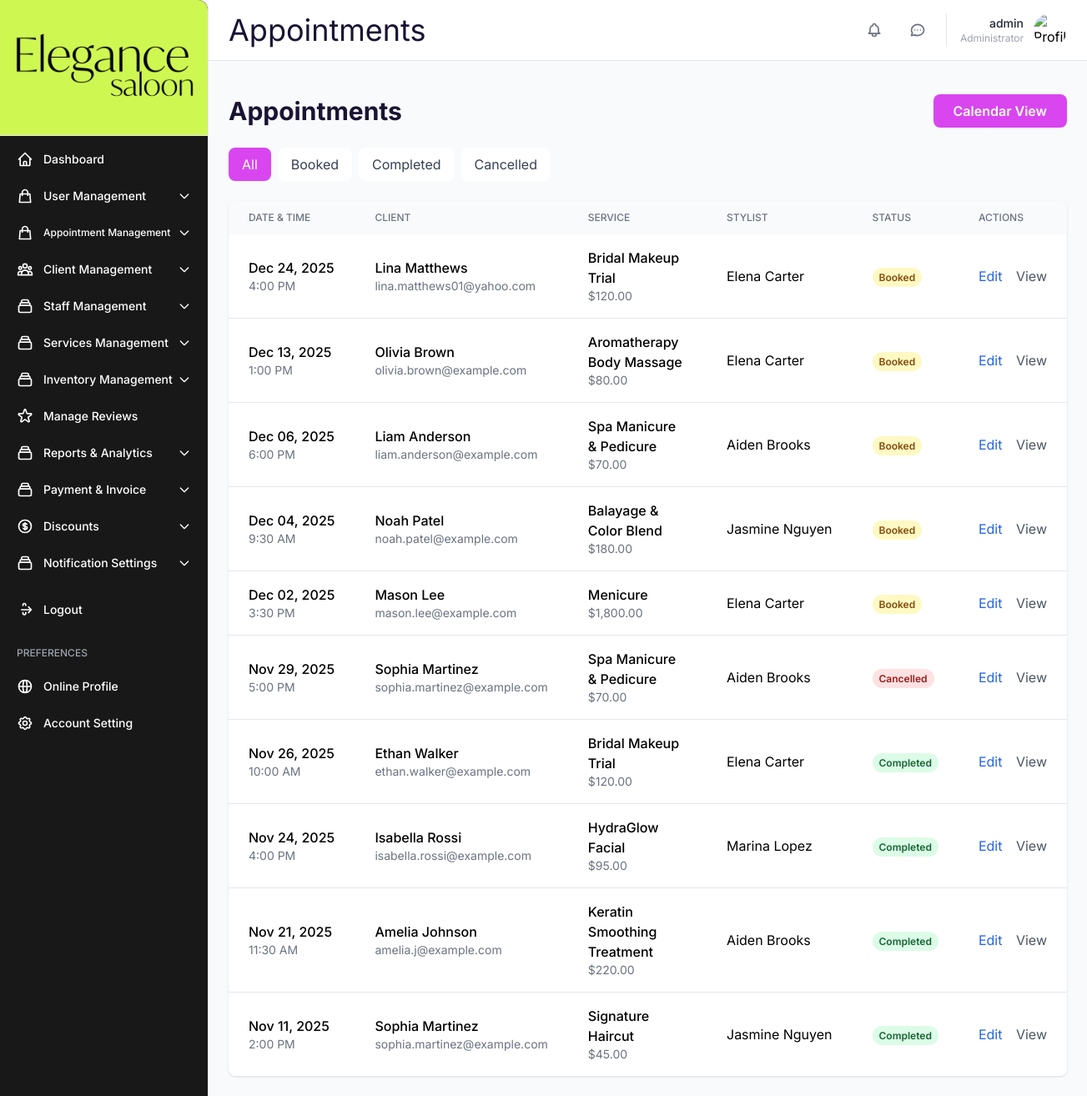
Screenshot of /Admin/Appointments/list_appointments.php (signed in) with the database file from the repository.
### tables this page shows
CREATE TABLE `appointments` (
  `appointment_id` int(11) NOT NULL,
  `client_id` int(11) DEFAULT NULL,
  `service_id` int(11) DEFAULT NULL,
  `stylist_id` int(11) DEFAULT NULL,
  `appointment_date` date DEFAULT NULL,
  `appointment_time` time DEFAULT NULL,
  `status` enum('booked','completed','cancelled') DEFAULT 'booked',
  `remarks` text DEFAULT NULL
);

CREATE TABLE `clients` (
  `client_id` int(11) NOT NULL,
  `name` varchar(100) DEFAULT NULL,
  `phone` varchar(20) DEFAULT NULL,
  `email` varchar(150) DEFAULT NULL,
  `address` text DEFAULT NULL,
  `preferences` text DEFAULT NULL,
  `created_at` timestamp NOT NULL DEFAULT current_timestamp()
);

CREATE TABLE `services` (
  `service_id` int(11) NOT NULL,
  `service_name` varchar(100) DEFAULT NULL,
  `description` text DEFAULT NULL,
  `duration` int(11) DEFAULT NULL,
  `price` decimal(10,2) DEFAULT NULL
);

CREATE TABLE `staff` (
  `staff_id` int(11) NOT NULL,
  `user_id` int(11) DEFAULT NULL,
  `name` varchar(100) DEFAULT NULL,
  `phone` varchar(20) DEFAULT NULL,
  `email` varchar(150) DEFAULT NULL,
  `role` varchar(50) DEFAULT NULL,
  `commission_rate` decimal(5,2) DEFAULT NULL
);

### Admin/Appointments/list_appointments.php (the view, shortened to what this page needs)
<?php
include '../../Database/connect_to_db.php';
$status_filter = isset($_GET['status']) ? mysqli_real_escape_string($conn, $_GET['status']) : 'all';
$appointments_query = "
    SELECT a.*, c.name as client_name, c.email as client_email, c.phone as client_phone,
           s.service_name, s.price, st.name as stylist_name
    FROM appointments a
    JOIN clients c ON a.client_id = c.client_id
    JOIN services s ON a.service_id = s.service_id
    LEFT JOIN staff st ON a.stylist_id = st.staff_id
    " . ($status_filter != 'all' ? "WHERE a.status = '$status_filter'" : "") . "
    ORDER BY a.appointment_date DESC, a.appointment_time DESC
";
$appointments_result = mysqli_query($conn, $appointments_query);
?>
<!DOCTYPE html>
<html lang="en">
<head>
    <script src="https://cdn.tailwindcss.com"></script>
</head>
<body class="bg-gray-50">
    <div class="flex min-h-screen">
        <?php include '../../Components/AD_DH_sidebar.php'; ?>
        <main class="main-content flex-1 lg:ml-[250px] w-full">
            <?php include '../../Components/DB_Header.php'; ?>
            <div class="main p-6">
                <div class="flex justify-between items-center mb-6">
                    <h1 class="text-3xl font-bold text-[#1a1333]">Appointments</h1>
                    <a href="calendar.php" class="px-6 py-2 bg-[#d946ef] text-white rounded-lg hover:bg-purple-700 font-semibold">
                        Calendar View
                    </a>
                </div>
                <div class="flex gap-2 mb-6">
                    <a href="?status=all" class="px-4 py-2 <?php echo $status_filter == 'all' ? 'bg-[#d946ef] text-white' : 'bg-white text-gray-700'; ?> rounded-lg">
                        All
                    </a>
                    <a href="?status=booked" class="px-4 py-2 <?php echo $status_filter == 'booked' ? 'bg-[#d946ef] text-white' : 'bg-white text-gray-700'; ?> rounded-lg">
                        Booked
                    </a>
                    <a href="?status=completed" class="px-4 py-2 <?php echo $status_filter == 'completed' ? 'bg-[#d946ef] text-white' : 'bg-white text-gray-700'; ?> rounded-lg">
                        Completed
                    </a>
                    <a href="?status=cancelled" class="px-4 py-2 <?php echo $status_filter == 'cancelled' ? 'bg-[#d946ef] text-white' : 'bg-white text-gray-700'; ?> rounded-lg">
                        Cancelled
                    </a>
                </div>
                <div class="bg-white rounded-lg shadow overflow-hidden">
                    <div class="overflow-x-auto">
                        <table class="w-full">
                            <thead class="bg-gray-50">
                                <tr>
                                    <th class="px-6 py-3 text-left text-xs font-medium text-gray-500 uppercase">Date & Time</th>
                                    <th class="px-6 py-3 text-left text-xs font-medium text-gray-500 uppercase">Client</th>
                                    <th class="px-6 py-3 text-left text-xs font-medium text-gray-500 uppercase">Service</th>
                                    <th class="px-6 py-3 text-left text-xs font-medium text-gray-500 uppercase">Stylist</th>
                                    <th class="px-6 py-3 text-left text-xs font-medium text-gray-500 uppercase">Status</th>
                                    <th class="px-6 py-3 text-left text-xs font-medium text-gray-500 uppercase">Actions</th>
                                </tr>
                            </thead>
                            <tbody class="divide-y divide-gray-200">
                                <?php if(mysqli_num_rows($appointments_result) > 0): ?>
                                    <?php while($apt = mysqli_fetch_assoc($appointments_result)): ?>
                                        <tr class="hover:bg-gray-50">
                                            <td class="px-6 py-4 whitespace-nowrap">
                                                <div class="font-medium"><?php echo date('M d, Y', strtotime($apt['appointment_date'])); ?></div>
                                                <div class="text-sm text-gray-500"><?php echo date('g:i A', strtotime($apt['appointment_time'])); ?></div>
                                            </td>
                                            <td class="px-6 py-4">
                                                <div class="font-medium"><?php echo htmlspecialchars($apt['client_name']); ?></div>
                                                <div class="text-sm text-gray-500"><?php echo htmlspecialchars($apt['client_email']); ?></div>
                                            </td>
                                            <td class="px-6 py-4">
                                                <div class="font-medium"><?php echo htmlspecialchars($apt['service_name']); ?></div>
                                                <div class="text-sm text-gray-500">$<?php echo number_format($apt['price'], 2); ?></div>
                                            </td>
                                            <td class="px-6 py-4 whitespace-nowrap"><?php echo htmlspecialchars($apt['stylist_name'] ?? 'N/A'); ?></td>
                                            <td class="px-6 py-4 whitespace-nowrap">
                                                <span class="px-2 py-1 rounded-full text-xs font-semibold
                                                    <?php
                                                    echo $apt['status'] == 'completed' ? 'bg-green-100 text-green-800' :
                                                        ($apt['status'] == 'cancelled' ? 'bg-red-100 text-red-800' : 'bg-yellow-100 text-yellow-800');
                                                    ?>">
                                                    <?php echo ucfirst($apt['status']); ?>
                                                </span>
                                            </td>
                                            <td class="px-6 py-4 whitespace-nowrap">
                                                <a href="edit_appointment.php?id=<?php echo $apt['appointment_id']; ?>" class="text-blue-600 hover:text-blue-800 mr-3">Edit</a>
                                                <a href="view_appointment.php?id=<?php echo $apt['appointment_id']; ?>" class="text-gray-600 hover:text-gray-800">View</a>
                                            </td>
                                        </tr>
                                    <?php endwhile; ?>
                                <?php else: ?>
                                    <tr>
                                        <td colspan="6" class="px-6 py-4 text-center text-gray-500">No appointments found</td>
                                    </tr>
                                <?php endif; ?>
                            </tbody>
                        </table>
                    </div>
                </div>
            </div>
        </main>
    </div>
</body>
</html>

### Components/AD_DH_sidebar.php (style rules this page uses)
* { font-family: 'Inter', sans-serif; }

### rows the page displays
appointments: appointment_date "Dec 24, 2025", appointment_time "4:00 PM", client.name "Lina Matthews", client.email "lina.matthews01@yahoo.com", service.service_name "Bridal Makeup Trial", service.price "120.00", stylist.name "Elena Carter", status "Booked"
appointments: appointment_date "Dec 13, 2025", appointment_time "1:00 PM", client.name "Olivia Brown", client.email "olivia.brown@example.com", service.service_name "Aromatherapy Body Massage", service.price "80.00", stylist.name "Elena Carter", status "Booked"
appointments: appointment_date "Dec 06, 2025", appointment_time "6:00 PM", client.name "Liam Anderson", client.email "liam.anderson@example.com", service.service_name "Spa Manicure & Pedicure", service.price "70.00", stylist.name "Aiden Brooks", status "Booked"
appointments: appointment_date "Dec 04, 2025", appointment_time "9:30 AM", client.name "Noah Patel", client.email "noah.patel@example.com", service.service_name "Balayage & Color Blend", service.price "180.00", stylist.name "Jasmine Nguyen", status "Booked"
appointments: appointment_date "Dec 02, 2025", appointment_time "3:30 PM", client.name "Mason Lee", client.email "mason.lee@example.com", service.service_name "Menicure", service.price "1,800.00", stylist.name "Elena Carter", status "Booked"
appointments: appointment_date "Nov 29, 2025", appointment_time "5:00 PM", client.name "Sophia Martinez", client.email "sophia.martinez@example.com", service.service_name "Spa Manicure & Pedicure", service.price "70.00", stylist.name "Aiden Brooks", status "Cancelled"
appointments: appointment_date "Nov 26, 2025", appointment_time "10:00 AM", client.name "Ethan Walker", client.email "ethan.walker@example.com", service.service_name "Bridal Makeup Trial", service.price "120.00", stylist.name "Elena Carter", status "Completed"
appointments: appointment_date "Nov 24, 2025", appointment_time "4:00 PM", client.name "Isabella Rossi", client.email "isabella.rossi@example.com", service.service_name "HydraGlow Facial", service.price "95.00", stylist.name "Marina Lopez", status "Completed"
appointments: appointment_date "Nov 21, 2025", appointment_time "11:30 AM", client.name "Amelia Johnson", client.email "amelia.j@example.com", service.service_name "Keratin Smoothing Treatment", service.price "220.00", stylist.name "Aiden Brooks", status "Completed"
appointments: appointment_date "Nov 11, 2025", appointment_time "2:00 PM", client.name "Sophia Martinez", client.email "sophia.martinez@example.com", service.service_name "Signature Haircut", service.price "45.00", stylist.name "Jasmine Nguyen", status "Completed"

### other values shown
$page_title "Appointments"
$_SESSION['name'] "admin"
